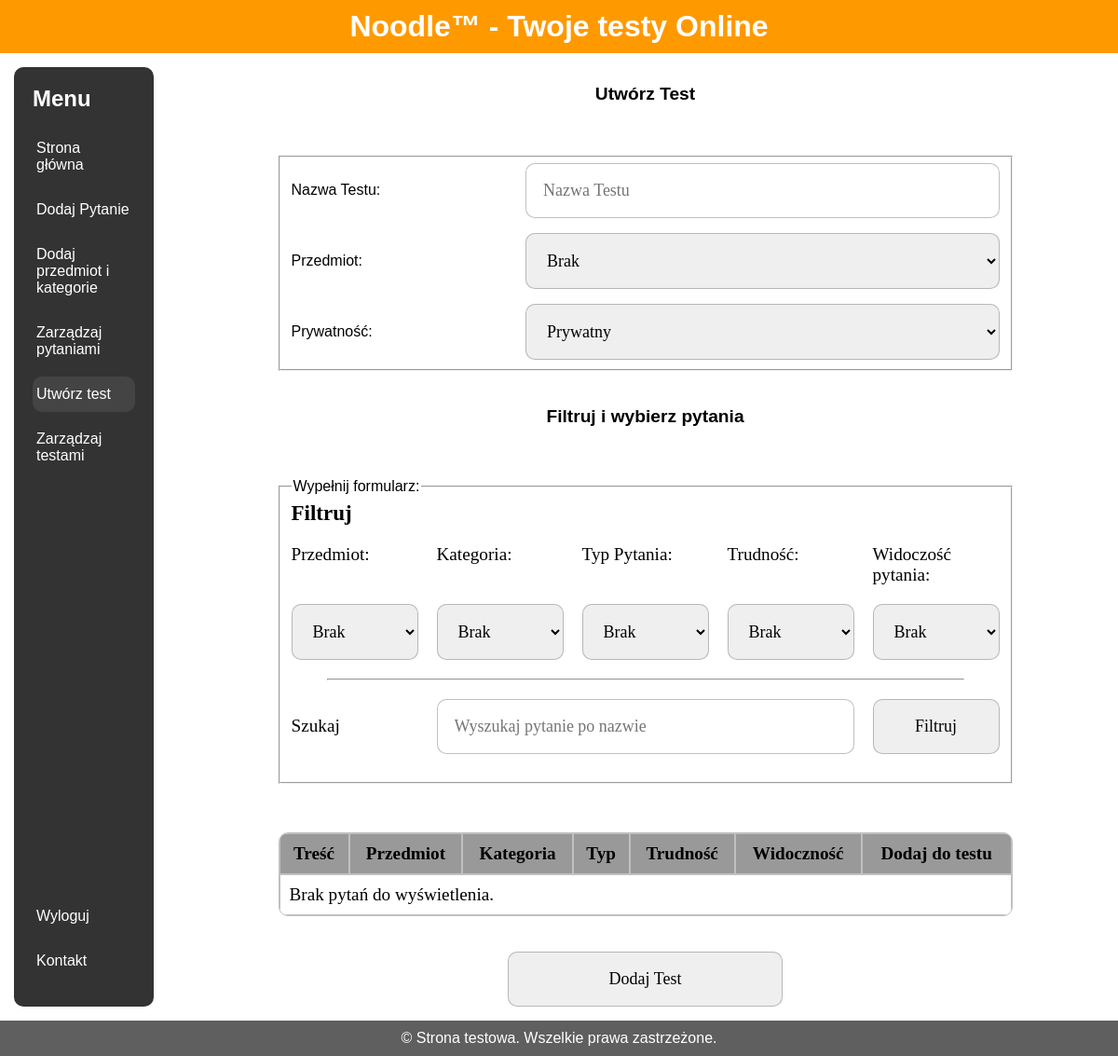
The page /Strona/html/panel_nauczyciela/utworz_test.php?przedmiot=Język Polski (signed in) on the database as committed earlier.
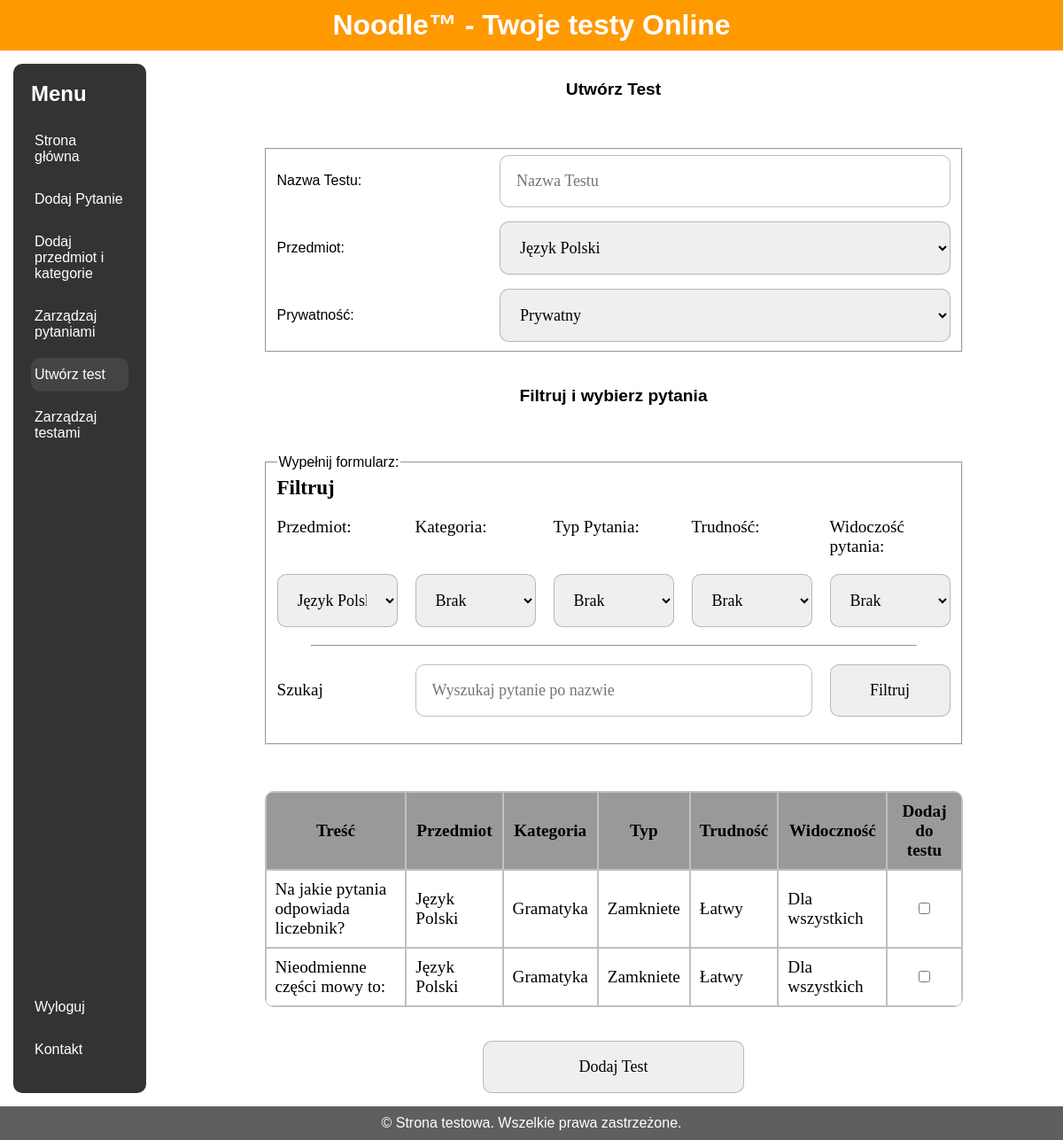
The same page on the database as committed later.
### tables this page shows
CREATE TABLE `pytania` (
  `id` int(11) NOT NULL,
  `tresc` varchar(1000) NOT NULL,
  `przedmiot_id` int(11) NOT NULL,
  `kategoria_id` int(11) NOT NULL,
  `poziom_id` int(11) NOT NULL,
  `zdjecie` varchar(50) DEFAULT NULL,
  `autor` int(11) NOT NULL,
  `prywatnosc` tinyint(1) NOT NULL,
  `typ_pytania` int(11) NOT NULL
);

CREATE TABLE `przedmioty` (
  `id` int(11) NOT NULL,
  `nazwa` varchar(30) NOT NULL
);

CREATE TABLE `kategoria` (
  `id` int(11) NOT NULL,
  `nazwa` varchar(40) NOT NULL
);

CREATE TABLE `typ_pytania` (
  `id` int(11) NOT NULL,
  `nazwa_typu` varchar(15) NOT NULL
);

CREATE TABLE `poziom` (
  `id` int(11) NOT NULL,
  `trudnosc_nazwa` varchar(10) NOT NULL
);

### Strona/html/panel_nauczyciela/utworz_test.php (the view, shortened to what this page needs)
<!DOCTYPE html>
<html lang="en">
<head>
    <link rel="stylesheet" href="../styles.css">
</head>
<?php
    $servername = "localhost";
    $username = "root";
    $password = "";
    $dbname = "baza";
    $conn = new mysqli($servername, $username, $password, $dbname);
?>
<body>
<div class="wrapper">
    <div class="header-content" id="head">
        <h1>Noodle™ - Twoje testy Online</h1>
    </div>
    <div class="container">
    <div class="sidebar" id="menu">
        <ul>
            <h2>Menu</h2>
            <li><a href="strona_glowna.php" >Strona główna</a></li>
        <li><a href="dodaj.php">Dodaj Pytanie</a></li>
        <li><a href="dodaj_kat.php">Dodaj przedmiot i kategorie</a></li>
        <li><a href="zarz_pyt.php">Zarządzaj pytaniami</a></li>
        <li><a href="utworz_test.php" class="aktualna-strona">Utwórz test</a></li>
        <li><a href="zarz_testami.php">Zarządzaj testami</a></li>
        </ul>
        <ul>
            <li>
                <a href="../logowanie/logout.php">Wyloguj</a>
            </li>
            <li><a href="../kontakt.php">Kontakt</a></li>
        </ul>
    </div>
        <div class="main-content" id="main">
            <div class="haslo" style="justify-content: flex-start;">
                <p style="margin-bottom:1em">Utwórz Test</p>
                <br><br>
                <fieldset style="width: 80%;display:grid;gap:1em">
                    <label for="nazwa_testu" style="grid-column: 1 / 2;align-self:center;">Nazwa Testu:</label>
                    <input type="text" id="nazwa_testu" name="nazwa_testu" placeholder="Nazwa Testu" style="grid-column: 3 / 7;">
                    <label for="przedmiot_testu" style="grid-column: 1 / 2;align-self:center;">Przedmiot:</label>
                    <select id="przedmiot_testu" name="przedmiot_testu" style="grid-column: 3 / 7;" required>
								<?php
									$selected = isset($_GET['przedmiot']) ? $_GET['przedmiot'] : '0';
									$sql = "SELECT * FROM przedmioty";
									$result = $conn->query($sql);
									echo '<option value="0" ' . ($selected == '0' ? 'selected' : '') . '>Brak</option>';
									if ($result->num_rows > 0) {
										while($row = $result->fetch_assoc()) {
											echo '<option value="' . $row['nazwa'] . '" ' . ($selected == $row['nazwa'] ? 'selected' : '') . '>' . $row['nazwa'] . '</option>';
										}
									} else {
										echo '<option value="">Brak przedmiotów</option>';
									}
								?>
					</select>
                    <label for="prywatnosc_testu" style="grid-column: 1 / 2;align-self:center;">Prywatność:</label>
                    <select id="prywatnosc_testu" style="grid-column: 3/7" name="prywatnosc_testu">
                        <option value="1">Prywatny</option>
                    </select>
                </fieldset>
                <p style="margin-top:2em;margin-bottom:1em">Filtruj i wybierz pytania</p>
					<br><br>
					<fieldset style="width: 80%;margin-bottom:1em">
						<legend>Wypełnij formularz:</legend>
						<form action="" method="GET" class="zarzadzaj">
							<p class="mid-width" style="grid-column: 1 / 3;">Filtruj</p>
							<p class="mid-width" style="grid-column: 4 / 6;"></p>
							<label for="przedmiot">Przedmiot:</label>
							<label for="kategoria">Kategoria:</label>
							<label for="typ">Typ Pytania:</label>
							<label for="poziom">Trudność:</label>
							<label for="prywatnosc">Widoczość pytania:</label>
							<select id="przedmiot" name="przedmiot">
								<?php
									$selected = isset($_GET['przedmiot']) ? $_GET['przedmiot'] : '0';
									$sql = "SELECT * FROM przedmioty";
									$result = $conn->query($sql);
									echo '<option value="0" ' . ($selected == '0' ? 'selected' : '') . '>Brak</option>';
									if ($result->num_rows > 0) {
										while($row = $result->fetch_assoc()) {
											echo '<option value="' . $row['nazwa'] . '" ' . ($selected == $row['nazwa'] ? 'selected' : '') . '>' . $row['nazwa'] . '</option>';
										}
									} else {
										echo '<option value="">Brak przedmiotów</option>';
									}
								?>
							</select>
							<select id="kategoria" name="kategoria">
								<?php
									$selected = isset($_GET['kategoria']) ? $_GET['kategoria'] : '0';
									echo '<option value="0" ' . ($selected == '0' ? 'selected' : '') . '>Brak</option>';
								?>
							</select>
							<select id="typ" name="typ">
								<?php
									$selected = isset($_GET['typ']) ? $_GET['typ'] : '0';
									echo '<option value="0" ' . ($selected == '0' ? 'selected' : '') . '>Brak</option>';
								?>
							</select>
							<select id="poziom" name="poziom">
								<?php
									$selected = isset($_GET['poziom']) ? $_GET['poziom'] : '0';
									echo '<option value="0" ' . ($selected == '0' ? 'selected' : '') . '>Brak</option>';
								?>
							</select>
							<select id="prywatnosc" name="prywatnosc">
								<option value="0">Brak</option>
							</select>
							<hr class="full-width" style="width: 90%; margin: auto;">
							<label for="tresc" style="align-self: center;">Szukaj</label>
							<?php
								$selected = isset($_GET['tresc']) ? $_GET['tresc'] : '';
								echo '<input type="text" id="tresc" name="tresc" placeholder="Wyszukaj pytanie po nazwie" value="' . $selected . '" style="grid-column: 2 / 5;" >';
							?>
							<input type="submit" style="grid-column: 5 / 6;" value="Filtruj">
						</form>
					</fieldset>
					<br>
                <br>
                <div class="pytania">
                    <form id="question-form"style="display: block;width:100%">
                        <table style="width: 100%;">
                            <thead>
                            <tr>
                                <th class="szerokie">Treść</th>
                                <th>Przedmiot</th>
                                <th>Kategoria</th>
                                <th>Typ</th>
                                <th>Trudność</th>
                                <th>Widoczność</th>
                                <th>Dodaj do testu</th>
                            </tr>
                            </thead>
                            <tbody>
                            <?php
                            $servername = "localhost";
                            $username = "root";
                            $password = "";
                            $dbname = "baza";
                            $conn = new mysqli($servername, $username, $password, $dbname);
                            $sql = "SELECT pytania.id, pytania.tresc, przedmioty.nazwa AS przedmiot, kategoria.nazwa AS kategoria, typ_pytania.nazwa_typu AS typ, poziom.trudnosc_nazwa AS trudnosc, pytania.prywatnosc AS widocznosc
                                    FROM Pytania
                                    INNER JOIN Przedmioty ON pytania.przedmiot_id = przedmioty.id
                                    INNER JOIN Kategoria ON pytania.kategoria_id = kategoria.id
                                    INNER JOIN Typ_pytania ON pytania.typ_pytania = typ_pytania.id
                                    INNER JOIN Poziom ON pytania.poziom_id = poziom.id
                                    WHERE 1=1";
                            if (!empty($_GET['przedmiot'])) {
                                $sql .= " AND przedmioty.nazwa LIKE '%" . $_GET['przedmiot'] . "%'";
                            }
                            $result = $conn->query($sql);
                            if ($result->num_rows > 0) {
                                while ($row = $result->fetch_assoc()) {
                                    echo '<tr id="' . $row['id'] . '">
                                            <td>' . $row['tresc'] . '</td>
                                            <td>' . $row['przedmiot'] . '</td>
                                            <td>' . $row['kategoria'] . '</td>
                                            <td>' . $row['typ'] . '</td>
                                            <td>' . $row['trudnosc'] . '</td>
                                            <td>' . ($row['widocznosc'] === 'tylkoja' ? 'Tylko dla mnie' : 'Dla wszystkich') . '</td>
                                            <td style="text-align:center;"><input type="checkbox" name="question_ids[]" value="' . $row['id'] . '"></td>
                                          </tr>';
                                }
                            } else {
                                echo '<tr><td colspan="7">Brak pytań do wyświetlenia.</td></tr>';
                            }
                            ?>
                            </tbody>
                        </table>
                    </form>
                </div>
                <br>
                <button id="add-test-button" style="padding: 1em;font-family: calibri;width: 30%;font-size: large;border: 1px solid #70707070;border-radius: 10px;">Dodaj Test</button>
            </div>
        </div>
    </div>
    <div class="footer" id="stopka">
        <p>&copy; Strona testowa. Wszelkie prawa zastrzeżone.</p>
    </div>
</div>
</body>
</html>

### Strona/html/styles.css (style rules this page uses)
* { box-sizing: border-box; margin: 0; }
body { font-family: Arial, sans-serif; display: flex; min-height: 100vh; flex-direction: column; }
.header-content { background-color: #ff9900; color: #fff; padding: 10px 0; text-align: center; position: sticky; width: 100%; top: 0; z-index: 1000; }
.header-content h1 { margin: 0; }
.wrapper { flex: 1; display: flex; flex-direction: column; }
.container { display: flex; flex: 1; align-items: flex-start; }
.sidebar { display: flex; flex-direction: column; background-color: #333; color: #fff; position: sticky; width: 12%; min-width: 150px; padding: 20px; margin: 15px; margin-right: 20px; border-radius: 10px; top: 0px; left: 0; height: auto; z-index: 900; overflow-y: auto; justify-content: space-between; }
.sidebar h2 { margin-bottom: 20px; }
.sidebar ul { list-style-type: none; padding: 0; margin-bottom: 0; }
.sidebar ul li { margin-bottom: 10px; }
.sidebar ul li a { color: #fff; text-decoration: none; display: block; padding: 10px 4px; }
.aktualna-strona { background-color: #444; border-radius: 10px; }
.main-content { display: flex; flex: 1; flex-direction: column; justify-content: center; padding: 15px; flex-wrap: wrap; }
.footer { background-color: #5f5f5f; color: #fff; text-align: center; padding: 10px 0; }
form { display: grid; grid-template-columns: 1fr 1fr; gap: 20px; margin-bottom: 20px; font-family: calibri; font-size: larger; }
.full-width { grid-column: 1 / 3; position: relative; height: 100%; }
.haslo { display: flex; align-items: center; justify-content: center; min-width: 300px; flex-direction: column; }
.haslo > p { font-weight: bold; font-size: larger; }
input,textarea { padding: 1em; font-family: calibri; width: 100%; font-size: large; border: 1px solid #70707070; resize: vertical; border-radius:10px; }
table { position: relative; border-spacing: 0; font-family: calibri; z-index: 2; border: solid 1px #70707070; border-radius: 10px; overflow: hidden; }
td, th { padding: 10px; border: solid 1px #70707070; background-clip: padding-box; }
td { background-color: white; }
th { background-color: #999; }
.pytania { width: 80%; display: flex; align-items: center; justify-content: center; min-width: 300px; flex-direction: column; }
.zarzadzaj { display: grid; grid-template-columns: 1fr 1fr 1fr 1fr 1fr; gap: 20px; margin-bottom: 20px; font-family: calibri; font-size: larger; }
.zarzadzaj > .full-width { grid-column: 1 / 6; position: relative; height: 100%; }
.zarzadzaj > .mid-width { position: relative; height: 100%; font-weight: bolder; font-size: larger; }
select { padding: 1em; font-family: calibri; width: 100%; font-size: large; border: 1px solid #70707070; resize: vertical; border-radius: 10px; }

Rows that differ between the two databases and show on the page:
added pytania: tresc "Na jakie pytania odpowiada liczebnik?", przedmiot.nazwa "Język Polski", kategoria.nazwa "Gramatyka", typ_pytania.nazwa_typu "Zamkniete", poziom.trudnosc_nazwa "Łatwy", prywatnosc "Dla wszystkich"
added pytania: tresc "Nieodmienne części mowy to:", przedmiot.nazwa "Język Polski", kategoria.nazwa "Gramatyka", typ_pytania.nazwa_typu "Zamkniete", poziom.trudnosc_nazwa "Łatwy", prywatnosc "Dla wszystkich"
Other text that changed with them:
form field przedmiot_testu: "Brak" → "Język Polski"
form field przedmiot: "Brak" → "Język Polski"
text no longer shown: "Brak pytań do wyświetlenia."
